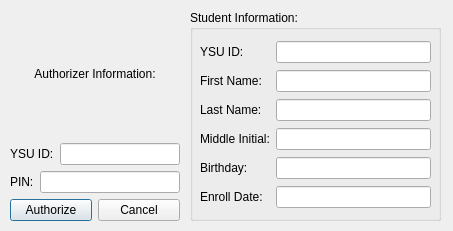
<?xml version="1.0" encoding="UTF-8"?>
<ui version="4.0">
 <class>AuthorizationView</class>
 <widget class="QDialog" name="AuthorizationView">
  <property name="geometry">
   <rect>
    <x>0</x>
    <y>0</y>
    <width>453</width>
    <height>231</height>
   </rect>
  </property>
  <property name="windowTitle">
   <string>Authorization Required </string>
  </property>
  <property name="modal">
   <bool>true</bool>
  </property>
  <widget class="QGroupBox" name="groupBox">
   <property name="geometry">
    <rect>
     <x>190</x>
     <y>10</y>
     <width>251</width>
     <height>211</height>
    </rect>
   </property>
   <property name="title">
    <string>Student Information:</string>
   </property>
   <widget class="QWidget" name="gridLayoutWidget">
    <property name="geometry">
     <rect>
      <x>10</x>
      <y>30</y>
      <width>231</width>
      <height>171</height>
     </rect>
    </property>
    <layout class="QGridLayout" name="gridLayout">
     <item row="2" column="0">
      <widget class="QLabel" name="label_5">
       <property name="text">
        <string>Last Name:</string>
       </property>
      </widget>
     </item>
     <item row="4" column="0">
      <widget class="QLabel" name="label_8">
       <property name="text">
        <string>Birthday:</string>
       </property>
      </widget>
     </item>
     <item row="1" column="0">
      <widget class="QLabel" name="label_4">
       <property name="text">
        <string>First Name:</string>
       </property>
      </widget>
     </item>
     <item row="0" column="0">
      <widget class="QLabel" name="label_3">
       <property name="text">
        <string>YSU ID:</string>
       </property>
      </widget>
     </item>
     <item row="3" column="0">
      <widget class="QLabel" name="label_6">
       <property name="text">
        <string>Middle Initial:</string>
       </property>
      </widget>
     </item>
     <item row="5" column="0">
      <widget class="QLabel" name="label_7">
       <property name="text">
        <string>Enroll Date:</string>
       </property>
      </widget>
     </item>
     <item row="0" column="1">
      <widget class="QLineEdit" name="YSUIDLineEdit">
       <property name="readOnly">
        <bool>true</bool>
       </property>
      </widget>
     </item>
     <item row="1" column="1">
      <widget class="QLineEdit" name="FirstNameLineEdit">
       <property name="readOnly">
        <bool>true</bool>
       </property>
      </widget>
     </item>
     <item row="2" column="1">
      <widget class="QLineEdit" name="LastNameLineEdit">
       <property name="readOnly">
        <bool>true</bool>
       </property>
      </widget>
     </item>
     <item row="3" column="1">
      <widget class="QLineEdit" name="MiddleInitalLineEdit">
       <property name="readOnly">
        <bool>true</bool>
       </property>
      </widget>
     </item>
     <item row="4" column="1">
      <widget class="QLineEdit" name="BirthdayLineEdit">
       <property name="readOnly">
        <bool>true</bool>
       </property>
      </widget>
     </item>
     <item row="5" column="1">
      <widget class="QLineEdit" name="EnrollDateLineEdit">
       <property name="readOnly">
        <bool>true</bool>
       </property>
      </widget>
     </item>
    </layout>
   </widget>
  </widget>
  <widget class="QWidget" name="gridLayoutWidget_2">
   <property name="geometry">
    <rect>
     <x>10</x>
     <y>10</y>
     <width>170</width>
     <height>211</height>
    </rect>
   </property>
   <layout class="QGridLayout" name="gridLayout_2">
    <item row="1" column="0">
     <layout class="QHBoxLayout" name="horizontalLayout">
      <item>
       <widget class="QLabel" name="label">
        <property name="text">
         <string>YSU ID:</string>
        </property>
       </widget>
      </item>
      <item>
       <widget class="QLineEdit" name="IDLineEdit"/>
      </item>
     </layout>
    </item>
    <item row="2" column="0">
     <layout class="QHBoxLayout" name="horizontalLayout_2">
      <item>
       <widget class="QLabel" name="label_2">
        <property name="text">
         <string>PIN:</string>
        </property>
       </widget>
      </item>
      <item>
       <widget class="QLineEdit" name="PinLineEdit">
        <property name="sizePolicy">
         <sizepolicy hsizetype="Expanding" vsizetype="Fixed">
          <horstretch>0</horstretch>
          <verstretch>0</verstretch>
         </sizepolicy>
        </property>
       </widget>
      </item>
     </layout>
    </item>
    <item row="3" column="0">
     <layout class="QHBoxLayout" name="horizontalLayout_3">
      <item>
       <widget class="QPushButton" name="AuthorizeButton">
        <property name="text">
         <string>Authorize</string>
        </property>
       </widget>
      </item>
      <item>
       <widget class="QPushButton" name="CancelButton">
        <property name="text">
         <string>Cancel</string>
        </property>
       </widget>
      </item>
     </layout>
    </item>
    <item row="0" column="0">
     <widget class="QLabel" name="label_9">
      <property name="text">
       <string>Authorizer Information:</string>
      </property>
      <property name="alignment">
       <set>Qt::AlignCenter</set>
      </property>
     </widget>
    </item>
   </layout>
  </widget>
 </widget>
 <resources/>
 <connections/>
</ui>
